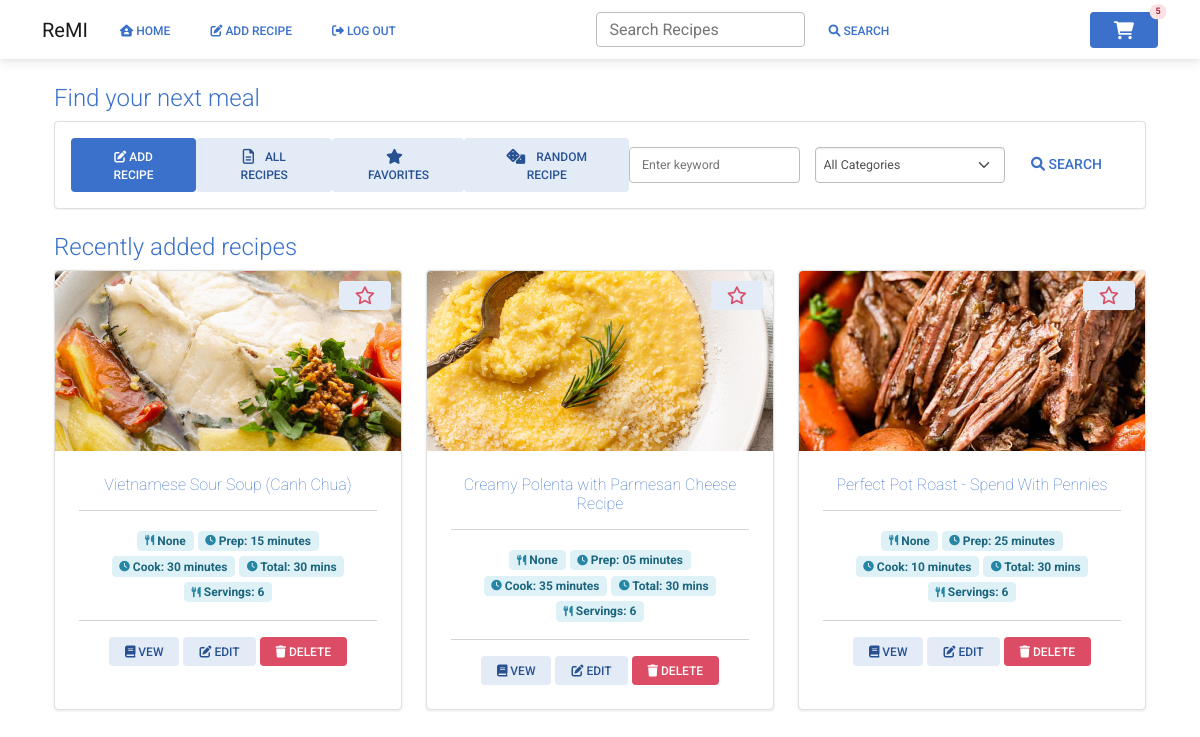
/ (signed in), run on an earlier commit of the app's database.
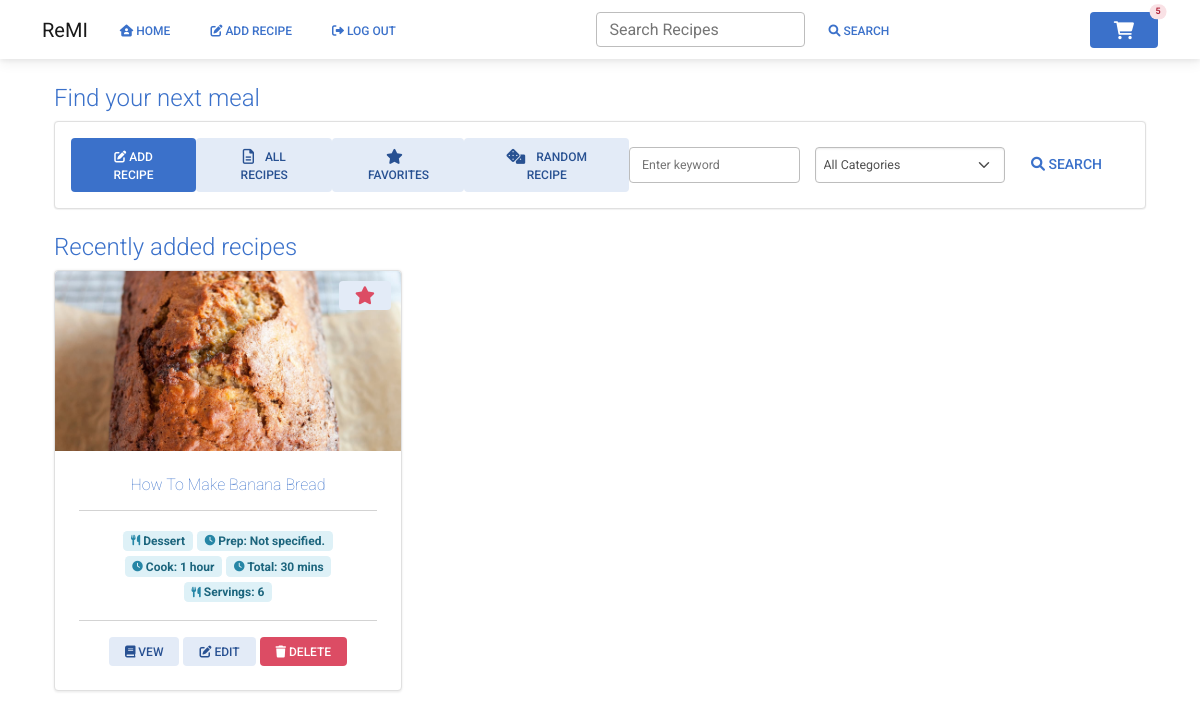
And on a later commit of the database.
### website/models.py (models this page shows)
class Recipe(db.Model):
    id = db.Column(db.Integer, primary_key=True)
    uuid = db.Column(db.Integer, primary_key=False)
    username = db.Column(db.Integer, db.ForeignKey('user.id'))
    recipe_name = db.Column(db.String(200))
    prep_time = db.Column(db.Integer, primary_key=False)
    cook_time = db.Column(db.Integer, primary_key=False)
    total_time = db.Column(db.Integer, primary_key=False)
    ingredients = db.Column(db.String())
    servings = db.Column(db.String())
    ingredients_quantity = db.Column(db.String())
    ingredients_measurement = db.Column(db.String())
    instructions = db.Column(db.String())
    instructions_json = db.Column(db.String())
    original_url = db.Column(db.String())
    date_parsed = db.Column(db.String())
    image = db.Column(db.String())
    favorite = db.Column(db.Boolean, default=False)
    category = db.Column(db.String())
    ingredient_list = db.relationship('Ingredients')
    tags = db.relationship('Tag', secondary=recipe_tag, backref='recipe')

### website/views.py (the view)
@views.route('/', methods=['GET', 'POST'])
@login_required
def home():
    recipes = Recipe.query.filter_by(username=current_user.id).order_by(desc(Recipe.id)).limit(3)
    favorite_total = Recipe.query.filter_by(username=current_user.id, favorite=True).count()
    total_recipes = Recipe.query.filter_by(username=current_user.id).count()
    category_query = db.session.query(
        Recipe.category, func.count(Recipe.id).label('qty')).group_by(Recipe.category).order_by(desc('qty')).limit(1)
    try:
        popular_category = category_query[0][0]
    except IndexError:
        popular_category = "None"
    shopping_list = ShoppingList.query.count()
    session['shopping_list'] = shopping_list
    return render_template("home.html", user=current_user, recipes=recipes, shopping_list=shopping_list,
                           favorite_total=favorite_total, total_recipes=total_recipes,
                           popular_category=popular_category)

### website/__init__.py (called while the page is built)
def create_app():
    app = Flask(__name__)
    app.config['SECRET_KEY'] = 'sdf897sdf987'
    app.config['SQLALCHEMY_DATABASE_URI'] = f'sqlite:///{DB_NAME}'
    db.init_app(app)
    from .views import views
    from .auth import auth
    app.register_blueprint(views, url_prefix='/')
    app.register_blueprint(auth, url_prefix='/')
    from .models import User, Recipe
    with app.app_context():
        db.create_all()
    login_manager = LoginManager()
    login_manager.login_view = 'auth.login'
    login_manager.init_app(app)
    @login_manager.user_loader
    def load_user(id):
        return User.query.get(int(id))
    return app

### website/templates/home.html (shortened to what the changed rows need)
{% extends "base.html" %}
{% block content %}
<br>
<div class="container">
    <div class="row">
        <div class="col">
            <h1 class="display-6 text-primary" style="font-size:1.5rem">Find your next meal</h1>
        </div>
    </div>
    <div class="row mt-3">
        <div class="col">
            <h1 class="display-6 text-primary" style="font-size:1.5rem">Recently added recipes</h1>
        </div>
    </div>
    <div class="row">
        {% if recipes %}
        {% for recipe in recipes %}
        <div class="d-flex justify-content-between col-lg-4 col-md-3 col-sm-6">
            <div class="card mb-4 shadow-2 border" style="border-radius:4px;">
                <img class="card-img-top" src="{{ url_for('static', filename=recipe.image) }}" style="width: 100%;height: 15vw;object-fit: cover;
            border-top-left-radius:4px; border-top-right-radius:4px">
                {% if recipe.favorite == True %}
                <button class="btn btn-secondary btn-sm" onclick="remove_favorite('{{ recipe.id }}')"
                        style="position:absolute; top: 10px; right: 10px">
                </button>
                {% else %}
                <button class="btn btn-secondary btn-sm" onclick="add_favorite('{{ recipe.id }}')"
                        style="position:absolute; top: 10px; right: 10px">
                </button>
                {% endif %}
                <div class="card-body text-center rounded-4">
                    <h6 class="card-title"><span class=" text-primary fw-lighter">{{ recipe.recipe_name }}</span>
                    </h6>
                    <hr/>
                    <span class="badge badge-info"> {{ recipe.category }}</span>
                    <span class="badge badge-info"> Prep: {{ recipe.prep_time }}</span>
                    <span class="badge badge-info"> Cook: {{ recipe.cook_time }}</span></span>
                    <span class="badge badge-info"> Total: 30 mins</span></span>
                    <span class="badge badge-info"> Servings: 6</span></span>
                    <hr/>
                    <a href="/view_recipe/{{ recipe.uuid }}" class="btn btn-secondary btn-sm"><i
                            class="fa fa-book"></i> Vew
                    </a>
                    <a href="/edit_recipe/{{ recipe.uuid }}" class="btn btn-secondary btn-sm"><i class="fa-solid fa-pen-to-square"></i>
                        Edit
                    </a>
                    <button type="button" class="btn btn-danger btn-sm shadow-none" data-mdb-toggle="modal"
                            data-mdb-target="#delete_recipe" data-recipe-title="{{ recipe.recipe_name }}"
                            data-recipe-uuid="{{ recipe.uuid }}"><i class="fa fa-trash"></i>
                        Delete
                    </button>
                </div>
            </div>
        </div>
        {% endfor %}
        {% else %}
        <div class="d-flex">
            <span class="fw-lighter">Oops, you don't have any favorite recipes yet. Make sure to mark your favorites by clicking the star
            icon on the recipe image.</span>
        </div>
        {% endif %}
    </div>
</div>
{% endblock %}

What changed in the data, as far as the page shows it:
removed Recipe: image (picture), recipe_name "Vietnamese Sour Soup (Canh Chua)", category "None", prep_time "15 minutes", cook_time "30 minutes"
removed Recipe: image (picture), recipe_name "Creamy Polenta with Parmesan Cheese Recipe", category "None", prep_time "05 minutes", cook_time "35 minutes"
changed Recipe: image: a different picture; favorite False → True (drawn); recipe_name "Perfect Pot Roast - Spend With Pennies" → "How To Make Banana Bread"; category "None" → "Dessert"; prep_time "25 minutes" → "Not specified."; cook_time "10 minutes" → "1 hour"
